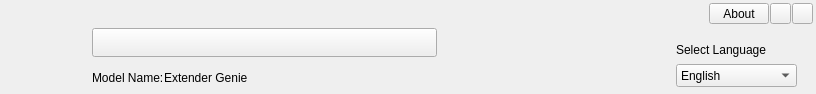
   <widget class="QWidget" name="wdt_title" native="true">
    <property name="geometry">
     <rect>
      <x>2</x>
      <y>2</y>
      <width>816</width>
      <height>94</height>
     </rect>
    </property>
    <widget class="QWidget" name="layoutWidget_2">
     <property name="geometry">
      <rect>
       <x>662</x>
       <y>-2</y>
       <width>151</width>
       <height>32</height>
      </rect>
     </property>
     <layout class="QHBoxLayout" name="horizontalLayout_13">
      <property name="spacing">
       <number>1</number>
      </property>
      <property name="sizeConstraint">
       <enum>QLayout::SetDefaultConstraint</enum>
      </property>
      <item>
       <spacer name="horizontalSpacer_35">
        <property name="orientation">
         <enum>Qt::Horizontal</enum>
        </property>
        <property name="sizeHint" stdset="0">
         <size>
          <width>40</width>
          <height>20</height>
         </size>
        </property>
       </spacer>
      </item>
      <item>
       <widget class="QPushButton" name="btn_about">
        <property name="sizePolicy">
         <sizepolicy hsizetype="Fixed" vsizetype="Fixed">
          <horstretch>0</horstretch>
          <verstretch>0</verstretch>
         </sizepolicy>
        </property>
        <property name="minimumSize">
         <size>
          <width>60</width>
          <height>21</height>
         </size>
        </property>
        <property name="maximumSize">
         <size>
          <width>60</width>
          <height>21</height>
         </size>
        </property>
        <property name="text">
         <string>About</string>
        </property>
       </widget>
      </item>
      <item>
       <widget class="QPushButton" name="btn_minimize">
        <property name="sizePolicy">
         <sizepolicy hsizetype="Fixed" vsizetype="Fixed">
          <horstretch>0</horstretch>
          <verstretch>0</verstretch>
         </sizepolicy>
        </property>
        <property name="minimumSize">
         <size>
          <width>21</width>
          <height>21</height>
         </size>
        </property>
        <property name="maximumSize">
         <size>
          <width>21</width>
          <height>21</height>
         </size>
        </property>
        <property name="text">
         <string/>
        </property>
       </widget>
      </item>
      <item>
       <widget class="QPushButton" name="btn_close">
        <property name="sizePolicy">
         <sizepolicy hsizetype="Fixed" vsizetype="Fixed">
          <horstretch>0</horstretch>
          <verstretch>0</verstretch>
         </sizepolicy>
        </property>
        <property name="minimumSize">
         <size>
          <width>21</width>
          <height>21</height>
         </size>
        </property>
        <property name="maximumSize">
         <size>
          <width>21</width>
          <height>21</height>
         </size>
        </property>
        <property name="text">
         <string/>
        </property>
       </widget>
      </item>
     </layout>
    </widget>
    <widget class="QWidget" name="layoutWidget">
     <property name="geometry">
      <rect>
       <x>676</x>
       <y>42</y>
       <width>121</width>
       <height>48</height>
      </rect>
     </property>
     <layout class="QVBoxLayout" name="verticalLayout_46">
      <property name="bottomMargin">
       <number>3</number>
      </property>
      <item>
       <widget class="QLabel" name="lbl_languageSelect">
        <property name="sizePolicy">
         <sizepolicy hsizetype="Preferred" vsizetype="Preferred">
          <horstretch>0</horstretch>
          <verstretch>0</verstretch>
         </sizepolicy>
        </property>
        <property name="text">
         <string>Select Language</string>
        </property>
       </widget>
      </item>
      <item>
       <widget class="QComboBox" name="cmb_language">
        <property name="sizePolicy">
         <sizepolicy hsizetype="Preferred" vsizetype="Fixed">
          <horstretch>0</horstretch>
          <verstretch>10</verstretch>
         </sizepolicy>
        </property>
        <property name="minimumSize">
         <size>
          <width>0</width>
          <height>23</height>
         </size>
        </property>
        <property name="frame">
         <bool>true</bool>
        </property>
        <item>
         <property name="text">
          <string>English</string>
         </property>
        </item>
        <item>
         <property name="text">
          <string>简体中文</string>
         </property>
        </item>
       </widget>
      </item>
     </layout>
    </widget>
    <widget class="QFrame" name="frm_logo">
     <property name="geometry">
      <rect>
       <x>92</x>
       <y>28</y>
       <width>361</width>
       <height>61</height>
      </rect>
     </property>
     <property name="frameShape">
      <enum>QFrame::NoFrame</enum>
     </property>
     <property name="frameShadow">
      <enum>QFrame::Raised</enum>
     </property>
     <layout class="QGridLayout" name="gridLayout_6">
      <property name="verticalSpacing">
       <number>10</number>
      </property>
      <property name="margin">
       <number>0</number>
      </property>
      <item row="0" column="0">
       <layout class="QVBoxLayout" name="verticalLayout_45">
        <property name="spacing">
         <number>10</number>
        </property>
        <item>
         <widget class="QPushButton" name="head">
          <property name="sizePolicy">
           <sizepolicy hsizetype="Fixed" vsizetype="Fixed">
            <horstretch>0</horstretch>
            <verstretch>0</verstretch>
           </sizepolicy>
          </property>
          <property name="minimumSize">
           <size>
            <width>345</width>
            <height>29</height>
           </size>
          </property>
          <property name="maximumSize">
           <size>
            <width>345</width>
            <height>29</height>
           </size>
          </property>
          <property name="cursor">
           <cursorShape>ArrowCursor</cursorShape>
          </property>
          <property name="styleSheet">
           <string notr="true"/>
          </property>
          <property name="text">
           <string/>
          </property>
         </widget>
        </item>
        <item>
         <widget class="QFrame" name="frm_deviceInfo">
          <property name="minimumSize">
           <size>
            <width>253</width>
            <height>28</height>
           </size>
          </property>
          <property name="frameShape">
           <enum>QFrame::NoFrame</enum>
          </property>
          <property name="frameShadow">
           <enum>QFrame::Raised</enum>
          </property>
          <layout class="QHBoxLayout" name="horizontalLayout_2">
           <property name="margin">
            <number>0</number>
           </property>
           <item>
            <layout class="QHBoxLayout" name="horizontalLayout">
             <property name="spacing">
              <number>0</number>
             </property>
             <item>
              <widget class="QLabel" name="lbl_model">
               <property name="sizePolicy">
                <sizepolicy hsizetype="Preferred" vsizetype="Expanding">
                 <horstretch>0</horstretch>
                 <verstretch>0</verstretch>
                </sizepolicy>
               </property>
               <property name="text">
                <string>Model Name:</string>
               </property>
               <property name="alignment">
                <set>Qt::AlignLeading|Qt::AlignLeft|Qt::AlignVCenter</set>
               </property>
              </widget>
             </item>
             <item>
              <widget class="QLabel" name="lbl_ExtenderGenie">
               <property name="text">
                <string>Extender Genie </string>
               </property>
              </widget>
             </item>
             <item>
              <widget class="QLabel" name="lbl_firewareVersion">
               <property name="sizePolicy">
                <sizepolicy hsizetype="Preferred" vsizetype="Expanding">
                 <horstretch>0</horstretch>
                 <verstretch>0</verstretch>
                </sizepolicy>
               </property>
               <property name="alignment">
                <set>Qt::AlignCenter</set>
               </property>
              </widget>
             </item>
             <item>
              <spacer name="horizontalSpacer_43">
               <property name="orientation">
                <enum>Qt::Horizontal</enum>
               </property>
               <property name="sizeHint" stdset="0">
                <size>
                 <width>40</width>
                 <height>20</height>
                </size>
               </property>
              </spacer>
             </item>
            </layout>
           </item>
          </layout>
         </widget>
        </item>
       </layout>
      </item>
     </layout>
    </widget>
   </widget>
